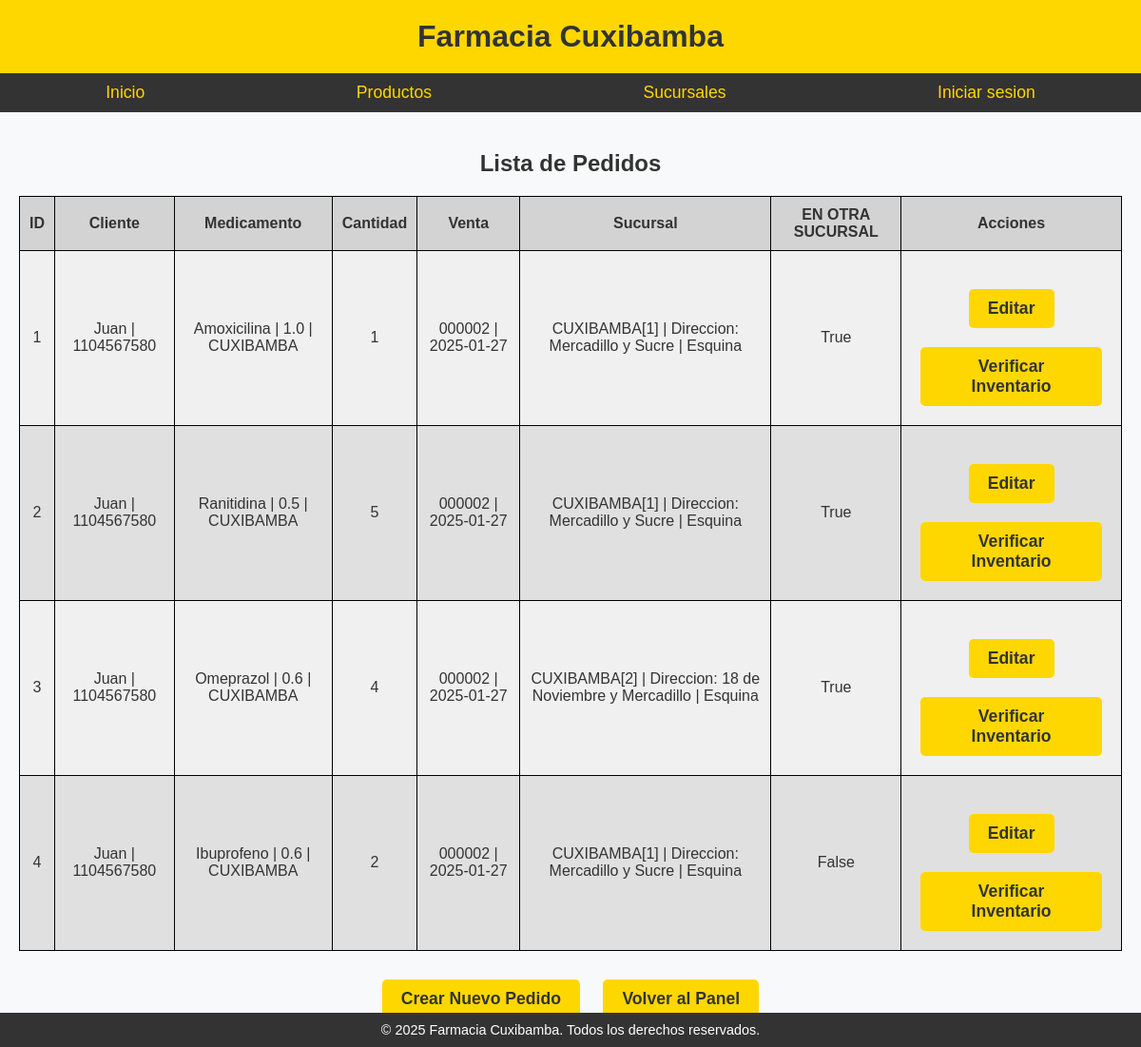
/lista_pedidos/, run on an earlier commit of the app's database.
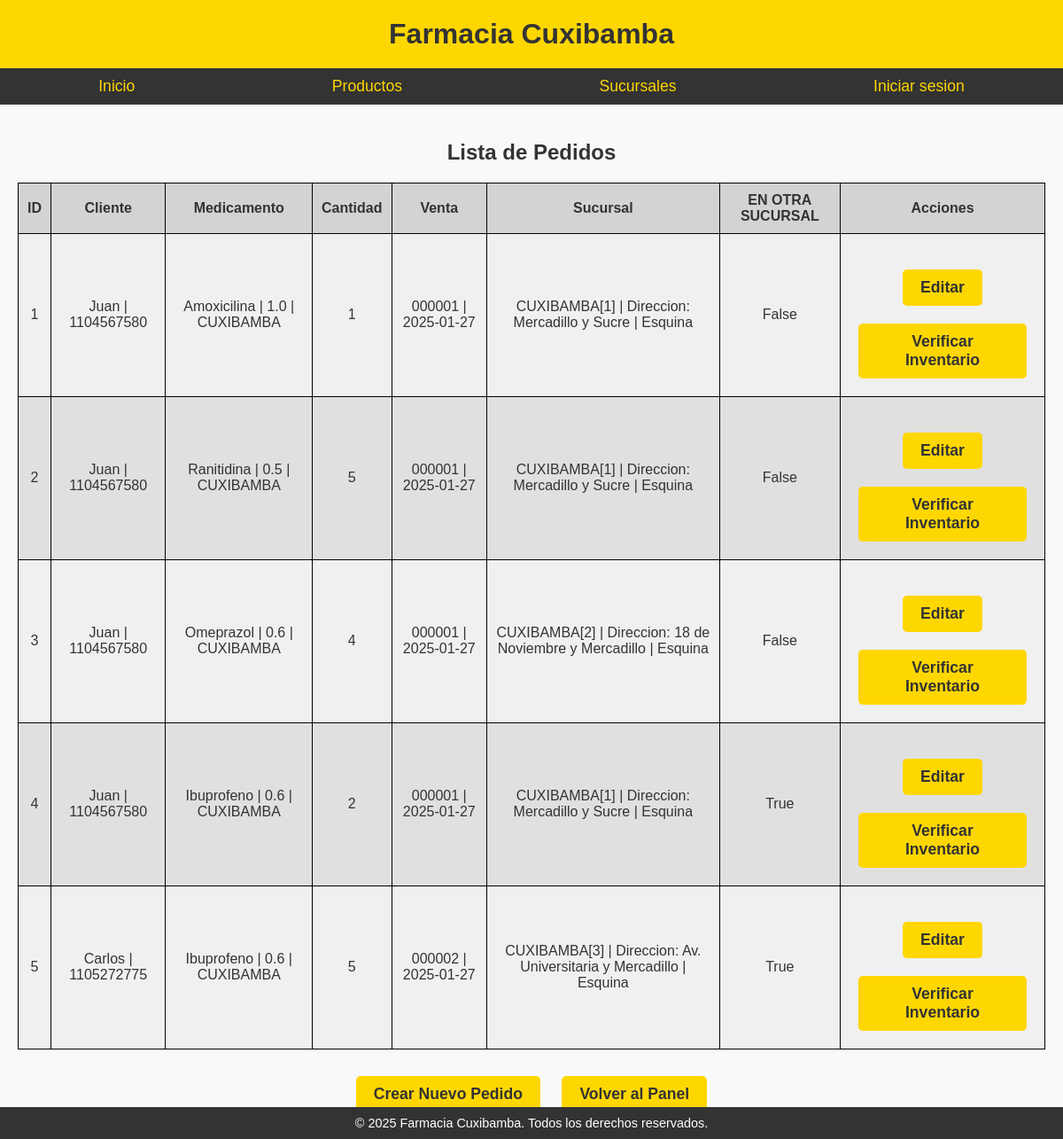
And on a later commit of the database.
### Sistema/models.py (models this page shows, shortened)
class Pedido(models.Model):
    cantidad = models.PositiveIntegerField(default=1)
    medicamento = models.ForeignKey(Medicamento, on_delete=models.CASCADE)
    venta = models.ForeignKey('Venta', related_name='pedidos', on_delete=models.CASCADE)
    cliente = models.ForeignKey(Cliente, on_delete=models.CASCADE, related_name='pedidos' )
    sucursal = models.ForeignKey(Sucursal,on_delete=models.CASCADE)
    traer_de_otra_sucursal = models.BooleanField(editable=False,default=False)

class Persona(models.Model):
    cedula = models.CharField(max_length=10, unique=True, verbose_name='Cedula:')
    nombre = models.CharField(max_length=100)
    telefono = models.CharField(max_length=10)
    class Meta:
        abstract = True

class Cliente(Persona):
    registro = models.OneToOneField('Registro',editable=False,null=True, unique=True, on_delete=models.CASCADE,
                                    related_name='cliente' )
    def __str__(self):
        return self.nombre + ' | ' + self.cedula

class Medicamento(models.Model):
    nombre = models.CharField(max_length=100, unique=True)
    codigo = models.CharField(max_length=7,unique=True,editable=False)
    descripcion = models.CharField(max_length=100, blank=True, null=True)
    precio = models.FloatField()
    farmacia = models.ForeignKey(Farmacia, related_name='medicamentos', on_delete=models.CASCADE)
    def __str__(self):
        return self.nombre + ' | ' + str(self.precio) + ' | ' + str(self.farmacia)

class Farmacia(models.Model):
    correo = models.CharField(max_length=100,unique=True)
    nombre = models.CharField(max_length=100)
    def __str__(self):
        return self.nombre

class Venta(models.Model):
    codigo = models.CharField(max_length=7,unique=True,editable=False)
    fecha = models.DateField(default=now)
    total = models.FloatField(editable=False, null=True)
    tipo_pago = models.CharField(max_length=50, choices=[(tag.value, tag.name) for tag in TipoPago])
    registro = models.ForeignKey('Registro', on_delete=models.CASCADE, related_name='ventas', editable=False, null=True)
    def __str__(self):
        return self.codigo + ' | ' + str(self.fecha)

class Sucursal(models.Model):
    numero = models.IntegerField(editable=False, unique=True, null=True)
    telefono = models.CharField(max_length=10)
    direccion = models.OneToOneField(Direccion, on_delete=models.CASCADE, related_name='sucursal')
    farmacia = models.ForeignKey(Farmacia, related_name='sucursales', on_delete=models.CASCADE)
    class Meta:
        verbose_name =  'Sucursal'
        verbose_name_plural = 'Sucursales'
    def __str__(self):
        return str(self.farmacia) + '[' + str(self.numero) + ']' + ' | ' + str(self.direccion)

class Direccion(models.Model):
    calle_principal = models.CharField(max_length=100, verbose_name="Calle PPrincipal")
    calle_secundaria = models.CharField(max_length=100, verbose_name="Calle secundaria")
    referencia = models.CharField(max_length=100, verbose_name="Referencia")
    class Meta:
        verbose_name = 'Direccion'
        verbose_name_plural = 'Direcciones'
    def __str__(self):
        return f"Direccion: {self.calle_principal} y {self.calle_secundaria} | {self.referencia}"

### Sistema/views.py (the view)
# urls.py: path('lista_pedidos/', views.lista_pedidos, name='lista_pedidos'),
def lista_pedidos(request):
    pedidos = Pedido.objects.all()
    return render(request, 'lista_pedidos.html', {'pedidos': pedidos})

### templates/lista_pedidos.html (shortened to what this page needs)
{% extends "base.html" %}
{% block content %}
<h2>Lista de Pedidos</h2>
<table>
    <thead>
        <tr>
            <th>ID</th>
            <th>Cliente</th>
            <th>Medicamento</th>
            <th>Cantidad</th>
            <th>Venta</th>
            <th>Sucursal</th>
            <th>EN OTRA SUCURSAL</th>
            <th>Acciones</th>
        </tr>
    </thead>
    <tbody>
        {% for pedido in pedidos %}
        <tr>
            <td>{{ pedido.id }}</td>
            <td>{{ pedido.cliente }}</td>
            <td>{{ pedido.medicamento }}</td>
            <td>{{ pedido.cantidad }}</td>
            <td>{{ pedido.venta }}</td>
            <td>{{ pedido.sucursal }}</td>
            <td>{{ pedido.traer_de_otra_sucursal }}</td>
            <td>
                <div class="buttons">
                    <a href="{% url 'actualizar_pedido' pedido.id %}">Editar</a>
                    <a href="{% url 'verificar_inventario' pedido.id %}">Verificar Inventario</a>
                </div>
            </td>
        </tr>
        {% endfor %}
    </tbody>
</table>
<div class="buttons">
    <a href="{% url 'crear_pedido' %}" >Crear Nuevo Pedido</a>
    <a href="{% url 'dashboard' %}" >Volver al Panel</a>
</div>
{% endblock %}

### templates/base.html (shortened to what this page needs)
{% load static %}
<!DOCTYPE html>
<html lang="en">
<head>
    <link rel="stylesheet" href="{% static 'home/styles.css' %}">
</head>
<body>
<header>
    <div class="header-title">Farmacia Cuxibamba</div>
</header>
<nav>
    <a href="{% url 'home' %}">Inicio</a>
    <a href="{% url 'productos' %}">Productos</a>
    <a href="{% url 'sucursales' %}">Sucursales</a>
    <a href="{% url 'login' %}">Iniciar sesion</a>
</nav>
<div class="main-container">
    {% block content %}
    {% endblock %}
</div>
<footer>
    <p>&copy; 2025 Farmacia Cuxibamba. Todos los derechos reservados.</p>
</footer>
</body>
</html>

### static/home/styles.css (style rules this page uses)
body { font-family: Arial, sans-serif; margin: 0; padding: 0; background-color: #f8f9fa; color: #333; }
header { background-color: #ffd700; color: #333; padding: 20px; text-align: center; }
.header-title { font-size: 2em; font-weight: bold; }
nav { background-color: #333; color: #fff; display: flex; justify-content: space-around; padding: 10px 0; }
nav a { color: #ffd700; text-decoration: none; font-size: 1.1em; }
.main-container { padding: 20px; text-align: center; }
.buttons { margin-top: 20px; }
.buttons a { display: inline-block; margin: 10px; padding: 10px 20px; background-color: #ffd700; color: #333; text-decoration: none; font-size: 1.1em; font-weight: bold; border-radius: 5px; transition: background-color 0.3s; }
footer { background-color: #333; color: #fff; text-align: center; padding: 10px 0; margin-top: 20px; position: fixed; width: 100%; bottom: 0; }
footer p { margin: 0; font-size: 0.9em; }
table { border-collapse: collapse; width: 100%; margin: 20px 0; background-color: #f0f0f0; }
th, td { border: 1px solid black; padding: 10px; text-align: center; }
th { background-color: #d3d3d3; }
tr:nth-child(even) { background-color: #e0e0e0; }

What changed in the data, as far as the page shows it:
changed Pedido "Amoxicilina | 1.0 | CUXIBAMBA": venta "000002 | 2025-01-27" → "000001 | 2025-01-27"; traer_de_otra_sucursal "True" → "False"
changed Pedido "Ranitidina | 0.5 | CUXIBAMBA": venta "000002 | 2025-01-27" → "000001 | 2025-01-27"; traer_de_otra_sucursal "True" → "False"
changed Pedido "Omeprazol | 0.6 | CUXIBAMBA": venta "000002 | 2025-01-27" → "000001 | 2025-01-27"; traer_de_otra_sucursal "True" → "False"
changed Pedido id 4: venta "000002 | 2025-01-27" → "000001 | 2025-01-27"; traer_de_otra_sucursal "False" → "True"
added Pedido: id "5", cliente "Carlos | 1105272775", medicamento "Ibuprofeno | 0.6 | CUXIBAMBA", cantidad "5", venta "000002 | 2025-01-27", sucursal "CUXIBAMBA[3] | Direccion: Av. Universitaria y Mercadillo | Esquina", traer_de_otra_sucursal "True"
